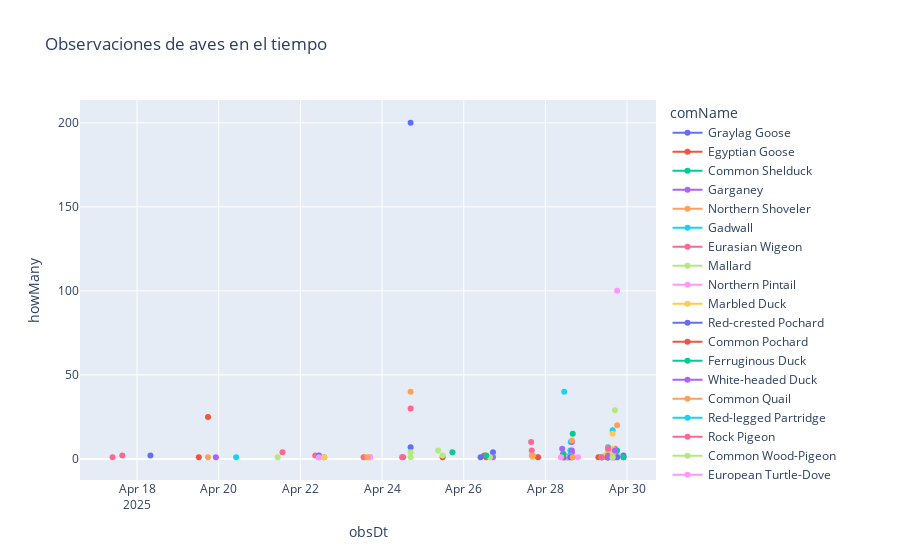

The notebook cell saved with this chart:
### Code cell
fig_df2 = px.line(df2, x="obsDt", y="howMany", color="comName", title="Observaciones de aves en el tiempo")
fig_df2.update_traces(mode="lines+markers")
